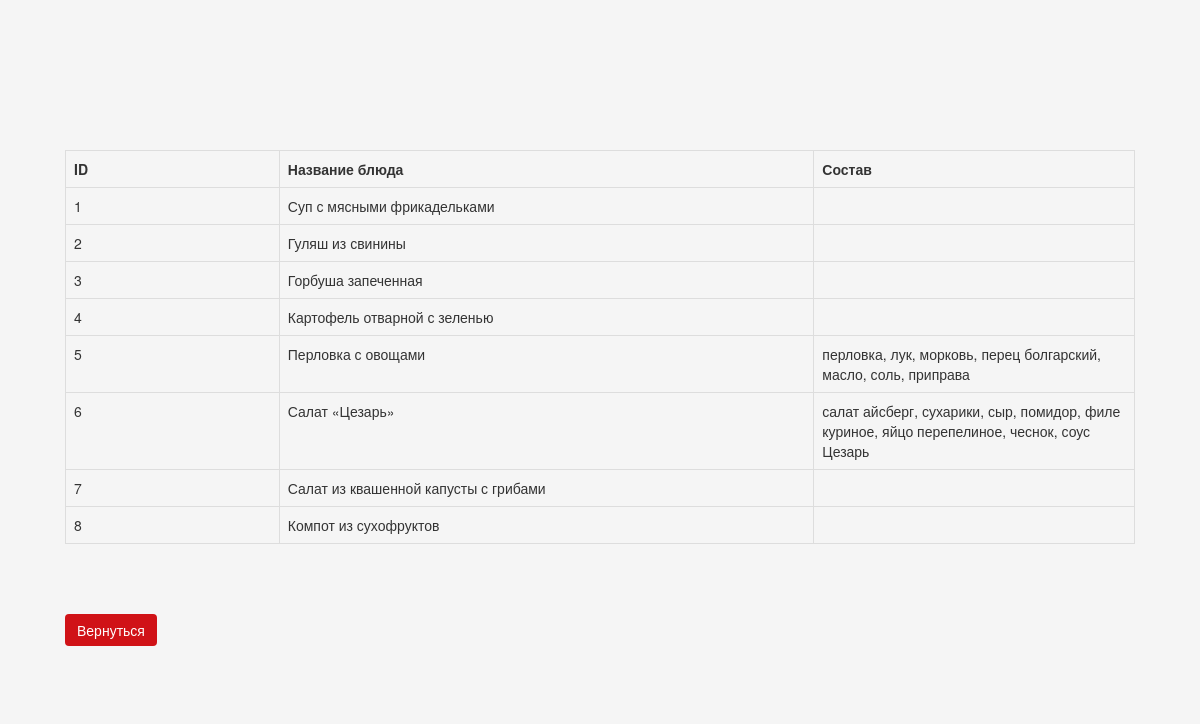
The app's page /php/sostav.php with its own data.
### tables this page shows
CREATE TABLE `menu` (
  `id` int NOT NULL,
  `name` varchar(100) NOT NULL,
  `price_rub` int NOT NULL,
  `img` varchar(100) NOT NULL,
  `sostav` varchar(255) NOT NULL
);

### php/sostav.php (the view, shortened to what this page needs)
<?php
 $connect = mysqli_connect("localhost", "root", "", "simtech");
 if(isset($_GET['character']))
 {
 	$character = $_GET['character'];
 	 $character = preg_replace('#[^а-я]#i', '', $character);
 	 $query = "SELECT * FROM `menu` WHERE `name` LIKE '$character' ";
 }
 else
 {
 	$query = "SELECT * FROM `menu` ORDER BY `id` ";
 }
 $res = mysqli_query($connect,$query);
 ?>
<!DOCTYPE html>
<html lang="en">
<head>
           <link rel="stylesheet" href="https://maxcdn.bootstrapcdn.com/bootstrap/3.3.6/css/bootstrap.min.css" />
           <link rel="stylesheet" href="/css/style.css">
</head>
<body>
	<div class="container" style="width:1100px;">
		<div class="table-responsive">
			 <table style="margin-top: 150px;" class="table table-bordered">
	                        <tr>
								<th width="20%">ID</th>
								<th width="50%">Название блюда</th>
								<th width="30%">Состав</th>
							</tr>
                          <?php
                          if(mysqli_num_rows($res) > 0)
                          {
                               while($row = mysqli_fetch_array($res))
                               {
                          ?>
                          <tr>
                               <td><?php echo $row["id"]; ?></td>
                               <td><?php echo $row["name"]; ?></td>
                               <td><?php echo $row["sostav"]; ?></td>
                          </tr>
                          <?php
                               }
                          }
                          else
                          {
                          ?>
                          <tr>
                               <td colspan="3" align="center">Data not Found</td>
                          </tr>
                          <?php
                          }
                          ?>
                     </table>
                     <form action="/php/main_screen.php"><input type="submit" style=" margin-top: 50px; margin-bottom: 50px; " name="back" class="btn btn-success bit" value="Вернуться" /></form>
		</div>
	</div>
</body>
</html>

### css/style.css (style rules this page uses)
body { position: relative; line-height: 1.4; min-width: 320px; overflow-x: hidden; height: auto; background-color: #f5f5f5; }
form { width: 500px; }
.bit { background-color: #D01217; border: none; }

### records on screen
menu: id "1", name "Суп с мясными фрикадельками"
menu: id "2", name "Гуляш из свинины"
menu: id "3", name "Горбуша запеченная"
menu: id "4", name "Картофель отварной с зеленью"
menu: id "5", name "Перловка с овощами", sostav "перловка, лук, морковь, перец болгарский, масло, соль, приправа"
menu: id "6", name "Салат «Цезарь»", sostav "салат айсберг, сухарики, сыр, помидор, филе куриное, яйцо перепелиное, чеснок, соус Цезарь"
menu: id "7", name "Салат из квашенной капусты с грибами"
menu: id "8", name "Компот из сухофруктов"
